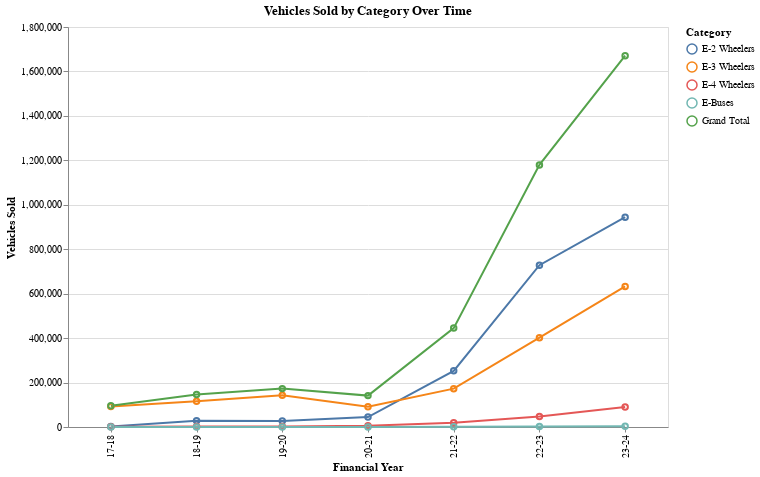

Notebook source saved alongside this figure:
### Code cell
import altair as alt
import pandas as pd

# Reshape the dataframe to long format for easier plotting
df1_melted = df1.melt(id_vars=['Category'],
                     value_vars=['17-18', '18-19', '19-20', '20-21', '21-22', '22-23', '23-24'],
                     var_name='Financial Year',
                     value_name='Vehicles Sold')

# Create the chart
chart = alt.Chart(df1_melted).mark_line().encode(
    x='Financial Year:O',  # Ordinal scale for financial years
    y='Vehicles Sold:Q',   # Quantitative scale for vehicles sold
    color='Category:N',    # Nominal scale for categories
    tooltip=['Category', 'Financial Year', 'Vehicles Sold']  # Show tooltip on hover
).properties(
    width=600,
    height=400,
    title='Vehicles Sold by Category Over Time'
)

# Add points to highlight each data point
points = chart.mark_point().encode(
    opacity=alt.value(1)  # Set opacity of points
)

# Combine line chart and points
chart + points

### Figure 1 — Vega-Lite specification as saved in the notebook (floating-point values rounded to 4 significant figures)
{"config": {"view": {"continuousWidth": 400, "continuousHeight": 300}}, "layer": [{"mark": "line", "encoding": {"color": {"field": "Category", "type": "nominal"}, "tooltip": [{"field": "Category", "type": "nominal"}, {"field": "Financial Year", "type": "nominal"}, {"field": "Vehicles Sold", "type": "quantitative"}], "x": {"field": "Financial Year", "type": "ordinal"}, "y": {"field": "Vehicles Sold", "type": "quantitative"}}, "height": 400, "title": "Vehicles Sold by Category Over Time", "width": 600}, {"mark": "point", "encoding": {"color": {"field": "Category", "type": "nominal"}, "opacity": {"value": 1}, "tooltip": [{"field": "Category", "type": "nominal"}, {"field": "Financial Year", "type": "nominal"}, {"field": "Vehicles Sold", "type": "quantitative"}], "x": {"field": "Financial Year", "type": "ordinal"}, "y": {"field": "Vehicles Sold", "type": "quantitative"}}, "height": 400, "title": "Vehicles Sold by Category Over Time", "width": 600}], "data": {"name": "data-d3804bcad7ec389810078762a93c7a7b"}, "$schema": "https://vega.github.io/schema/vega-lite/v4.17.0.json", "datasets": {"data-d3804bcad7ec389810078762a93c7a7b": [{"Category": "E-2 Wheelers", "Financial Year": "17-18", "Vehicles Sold": 2005}, {"Category": "E-3 Wheelers", "Financial Year": "17-18", "Vehicles Sold": 91970}, {"Category": "E-4 Wheelers", "Financial Year": "17-18", "Vehicles Sold": 1204}, {"Category": "E-Buses", "Financial Year": "17-18", "Vehicles Sold": 19}, {"Category": "Grand Total", "Financial Year": "17-18", "Vehicles Sold": 95198}, {"Category": "E-2 Wheelers", "Financial Year": "18-19", "Vehicles Sold": 28007}, {"Category": "E-3 Wheelers", "Financial Year": "18-19", "Vehicles Sold": 116031}, {"Category": "E-4 Wheelers", "Financial Year": "18-19", "Vehicles Sold": 1885}, {"Category": "E-Buses", "Financial Year": "18-19", "Vehicles Sold": 66}, {"Category": "Grand Total", "Financial Year": "18-19", "Vehicles Sold": 145989}, {"Category": "E-2 Wheelers", "Financial Year": "19-20", "Vehicles Sold": 26834}, {"Category": "E-3 Wheelers", "Financial Year": "19-20", "Vehicles Sold": 143051}, {"Category": "E-4 Wheelers", "Financial Year": "19-20", "Vehicles Sold": 2377}, {"Category": "E-Buses", "Financial Year": "19-20", "Vehicles Sold": 434}, {"Category": "Grand Total", "Financial Year": "19-20", "Vehicles Sold": 172696}, {"Category": "E-2 Wheelers", "Financial Year": "20-21", "Vehicles Sold": 44803}, {"Category": "E-3 Wheelers", "Financial Year": "20-21", "Vehicles Sold": 90898}, {"Category": "E-4 Wheelers", "Financial Year": "20-21", "Vehicles Sold": 5154}, {"Category": "E-Buses", "Financial Year": "20-21", "Vehicles Sold": 373}, {"Category": "Grand Total", "Financial Year": "20-21", "Vehicles Sold": 141228}, {"Category": "E-2 Wheelers", "Financial Year": "21-22", "Vehicles Sold": 252642}, {"Category": "E-3 Wheelers", "Financial Year": "21-22", "Vehicles Sold": 172543}, {"Category": "E-4 Wheelers", "Financial Year": "21-22", "Vehicles Sold": 18622}, {"Category": "E-Buses", "Financial Year": "21-22", "Vehicles Sold": 1194}, {"Category": "Grand Total", "Financial Year": "21-22", "Vehicles Sold": 445001}, {"Category": "E-2 Wheelers", "Financial Year": "22-23", "Vehicles Sold": 728054}, {"Category": "E-3 Wheelers", "Financial Year": "22-23", "Vehicles Sold": 401882}, {"Category": "E-4 Wheelers", "Financial Year": "22-23", "Vehicles Sold": 47499}, {"Category": "E-Buses", "Financial Year": "22-23", "Vehicles Sold": 1984}, {"Category": "Grand Total", "Financial Year": "22-23", "Vehicles Sold": 1179419}, {"Category": "E-2 Wheelers", "Financial Year": "23-24", "Vehicles Sold": 944126}, {"Category": "E-3 Wheelers", "Financial Year": "23-24", "Vehicles Sold": 632485}, {"Category": "E-4 Wheelers", "Financial Year": "23-24", "Vehicles Sold": 90432}, {"Category": "E-Buses", "Financial Year": "23-24", "Vehicles Sold": 3693}, {"Category": "Grand Total", "Financial Year": "23-24", "Vehicles Sold": 1670736}]}}
